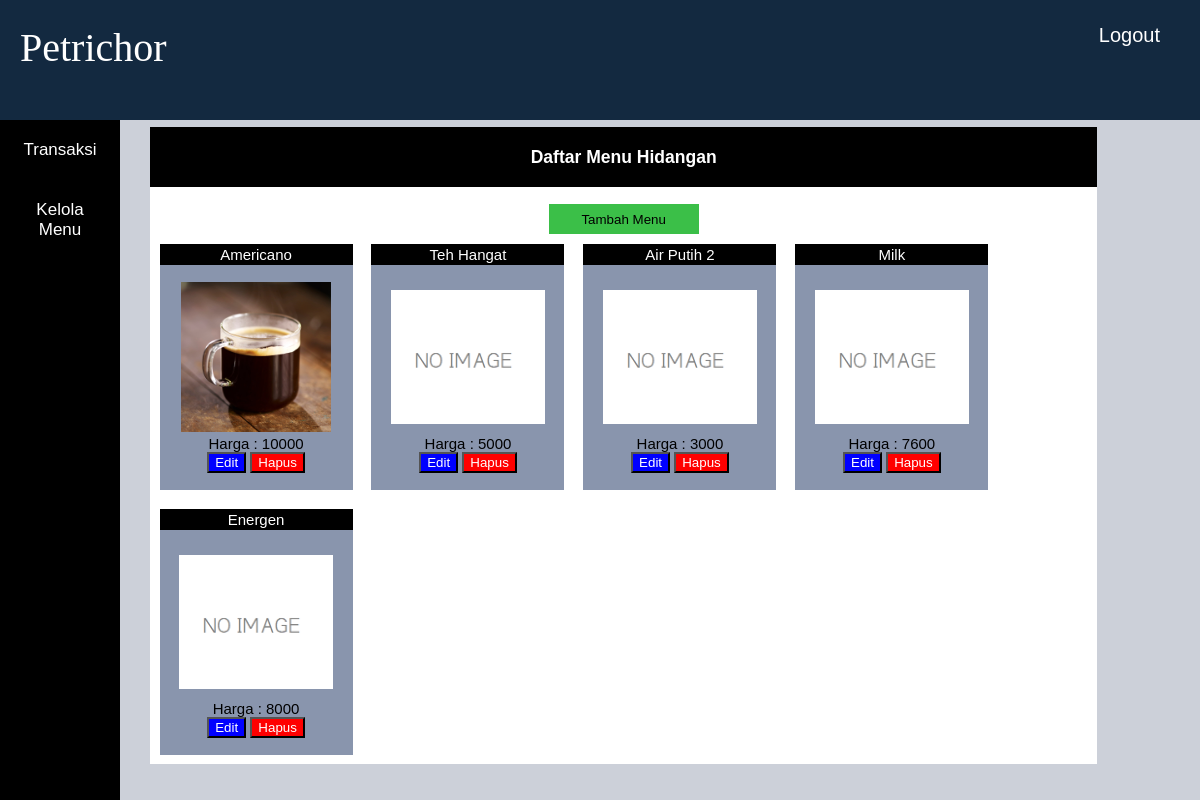
The app's page /petrichor/index.php/admin/menu with its own data.
### tables this page shows
CREATE TABLE `menu` (
  `id_m` varchar(10) NOT NULL,
  `m_name` varchar(25) NOT NULL,
  `price` int(11) NOT NULL,
  `available` int(1) DEFAULT '1',
  `picture` varchar(250) NOT NULL DEFAULT 'default.png'
);

### petrichor/application/controllers/admin/Menu.php (called while the page is built, shortened)
<?php
class Menu extends CI_Controller
{
    public function __construct()
    {
        $this->load->model("menu_model");
        $this->load->library('form_validation');
    }
    public function index()
    {
        $data["menus"] = $this->menu_model->getAll();
        $this->load->view("admin/product/menu", $data);
    }
}

### petrichor/index.php (called while the page is built, shortened)
<?php
require_once BASEPATH.'core/CodeIgniter.php';

### petrichor/application/models/Menu_model.php (called while the page is built, shortened)
<?php defined('BASEPATH') OR exit('No direct script access allowed');
class Menu_model extends CI_Model
{
    private $_table = "menu";
    public function getAll()
    {
        return $this->db->get($this->_table)->result();
    }
}
?>

### petrichor/application/views/admin/product/menu.php (the view, shortened to what this page needs)
<!DOCTYPE html>
<html>
<head>
<link rel="stylesheet" type="text/css" href="<?php echo base_url('css/style.css'); ?>">
</head>
<body>
<div class="head">
	<div class="upper-menu">
		Petrichor
	</div>
	<div class="loggout"><a href="logout.php">
		<?php
		echo "Logout";
		?>
	</a>
	</div>
</div>
<div class="left-bar">
	<div class="sm-c-bar">
	<div class="sm-c">
		<a href="<?php echo site_url('admin') ?>">
		Transaksi
		</a>
		</div>
	</div>
	<div class="sm-c-bar">
		<div class="sm-c">
			<a href="<?php echo site_url('admin/menu') ?>">
		Kelola Menu
			</a>
		</div>
	</div>
</div>
<br><br><br><br>
<div class="sales3">
		<div class="title">
		<h3>Daftar Menu Hidangan</h3>
		</div>
	<br>
		<a href="<?php echo site_url('admin/menu/add') ?>"><button class="add-button">Tambah Menu</button></a><br>
	<?php foreach ($menus as $menu):?>
									<div class="subsales2">
										<div class="title">
											<?php echo $menu->m_name ?>
										</div>
										<br>
											<img src="<?php echo base_url('upload/product/'.$menu->picture) ?>" style="object-fit: contain;  width:80%; height:150px;" /><br>
									<tr><td>Harga : </td>
										<td>
											<?php echo $menu->price ?></td>
									</tr>									<br>
									<button class="edit-button">
											<a href="<?php echo site_url('admin/menu/edit/'.$menu->id_m) ?>" >Edit</a>
									</button>
									<button class="delete-button">
											<a href="<?php echo site_url('admin/menu/delete/'.$menu->id_m) ?>" >Hapus</a>
									</button><br><br>
									</div>
	<?php  endforeach; ?>
</div>
</body>
</html>

### petrichor/css/style.css (style rules this page uses)
body { color: black; font-family: sans-serif;; background-color: #ccd0d9; }
a { text-decoration: none; color: white; }
.head { width: 100%; height: 15%; background-color: #132940; left: 0; top: 0; position: fixed; font-size: 40px; color: white; }
.upper-menu { font-family: "Times New Roman", Times, serif; padding-top: 2%; margin-left: 20px; width: 40%; display:inline; float:left; }
.loggout { width: 55%; height: auto; text-align: right; position: fixed; display:inline; float:left; font-size: 20px; padding-top: 2%; }
.left-bar { font-family: sans-serif; width: 10%; color: white; font-size: 17px; background-color: black; text-align: center; position: fixed; height: 100%; left: 0; top: 15%; }
.sm-c-bar { width: 100%; background-color: black; }
.sm-c { padding: 20px 16px; }
.sales3 { text-align: center; background-color: white; float: left; border: 2px 2px 2px 2px; border-color: #707070; font-size: 15px; height: auto; width: 80%; margin-left: 12%; margin-top: 4%; display: inline; }
.subsales2 { width: 193px; height: auto; background-color: #8995ad; display: inline; float: left; margin: 1%; }
.title { background-color: black; color: white; width: 200; padding:2px; }
.edit-button { background-color: blue; }
.delete-button { background-color: red; }
a .add-button { background-color: #3bbf48; border: none; width: 150px; height: 30px; }

### records on screen
menu: m_name "Americano", picture (picture), price "10000"
menu: m_name "Teh Hangat", picture (placeholder picture), price "5000"
menu: m_name "Air Putih 2", picture (placeholder picture), price "3000"
menu: m_name "Milk", picture (placeholder picture), price "7600"
menu: m_name "Energen", picture (placeholder picture), price "8000"
